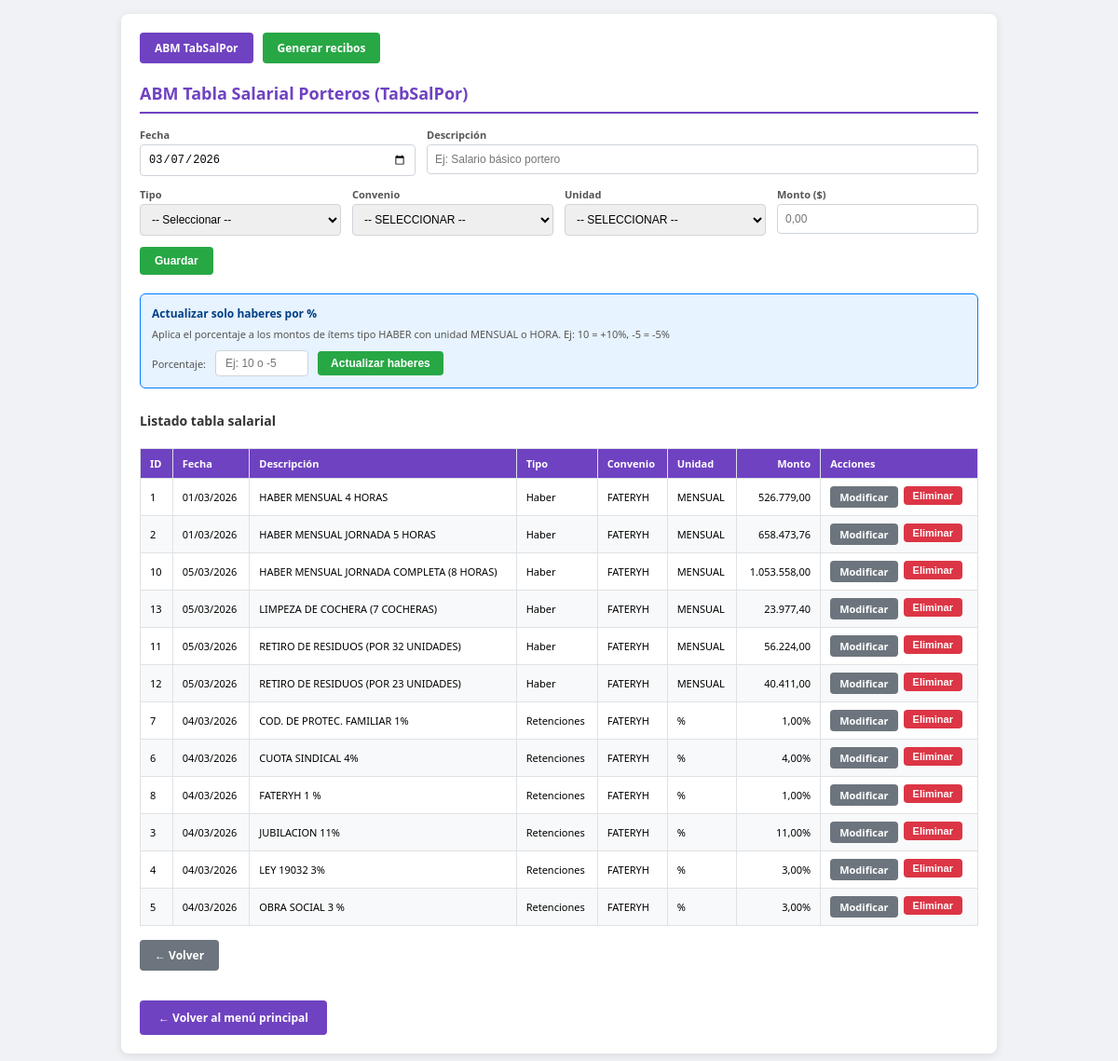
/recibos_porteros.php?seccion=tabsalpor (signed in), run on an earlier commit of the app's database.
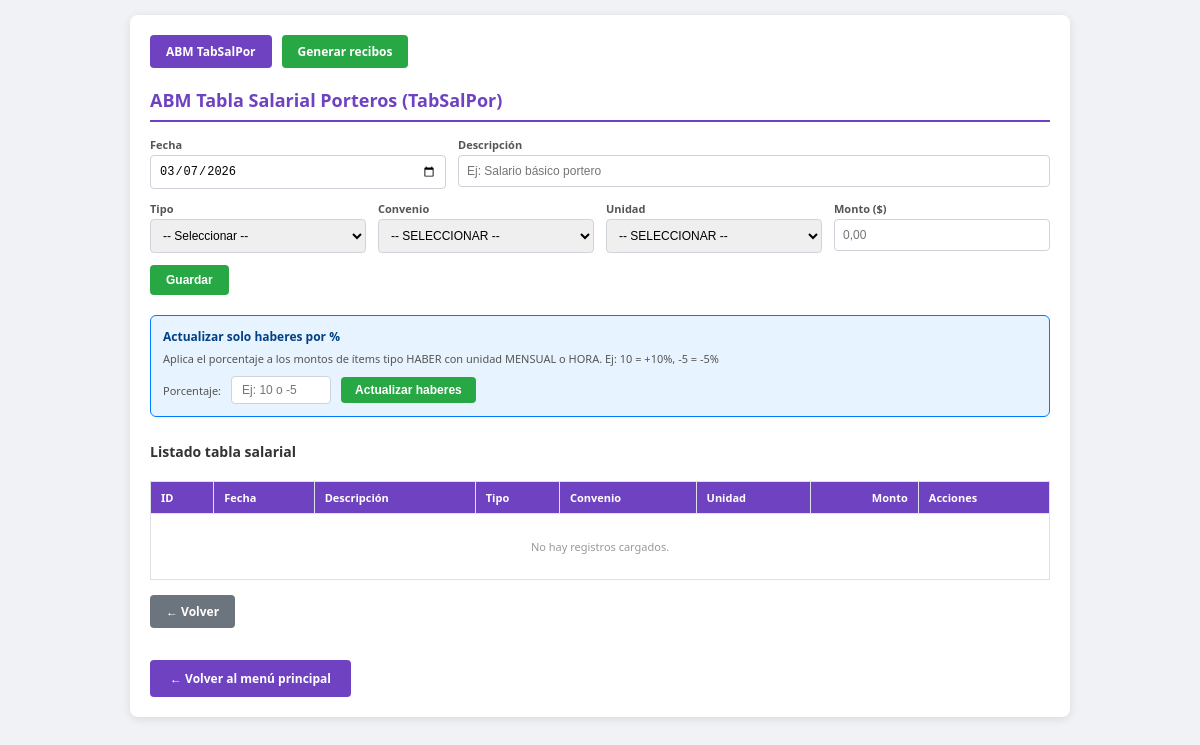
And on a later commit of the database.
### tables this page shows
CREATE TABLE `tabsalpor` (
  `id` int(11) NOT NULL AUTO_INCREMENT,
  `fecha` date NOT NULL,
  `descripcion` varchar(255) DEFAULT NULL,
  `tipo` varchar(50) DEFAULT NULL,
  `convenio` varchar(100) DEFAULT NULL,
  `unidad` varchar(50) DEFAULT NULL,
  `monto` decimal(12,2) NOT NULL DEFAULT 0.00,
  `fecha_creacion` timestamp NULL DEFAULT current_timestamp(),
  PRIMARY KEY (`id`),
  KEY `idx_fecha` (`fecha`)
);

### recibos_porteros.php (the view, shortened to what the changed rows need)
<?php
include 'db.php';
$tipos_opciones = ['HABER' => 'Haber', 'BONO' => 'Bono', 'RETENCIONES' => 'Retenciones', 'DEDUCCIONES' => 'Deducciones', 'ASIGNACIONES' => 'Asignaciones', 'NOREMUNERATIVO' => 'No Remunerativos'];
$lista = [];
$res_lista = mysqli_query($conexion, "SELECT * FROM tabsalpor ORDER BY tipo ASC, descripcion ASC, fecha DESC");
if ($res_lista) {
    while ($row = mysqli_fetch_assoc($res_lista)) {
        $lista[] = $row;
    }
}
?>
<!DOCTYPE html>
<html lang="es">
<head>
</head>
<body>
    <div class="container">
        <?php $mostrar_tabsalpor = (isset($_GET['seccion']) && $_GET['seccion'] === 'tabsalpor') || isset($_GET['editar']); ?>
        <?php if ($mostrar_tabsalpor): ?>
        <h2 id="seccion-tabsalpor">ABM Tabla Salarial Porteros (TabSalPor)</h2>
        <table>
            <thead>
                <tr>
                    <th>ID</th>
                    <th>Fecha</th>
                    <th>Descripción</th>
                    <th>Tipo</th>
                    <th>Convenio</th>
                    <th>Unidad</th>
                    <th style="text-align: right;">Monto</th>
                    <th>Acciones</th>
                </tr>
            </thead>
            <tbody>
                <?php if (count($lista) > 0): ?>
                    <?php foreach ($lista as $r):
                        $unidad_r = $r['unidad'] ?? '';
                        $monto_r = (float)($r['monto'] ?? 0);
                        $monto_display = ($unidad_r === '%') ? number_format($monto_r, 2, ',', '.') . '%' : number_format($monto_r, 2, ',', '.');
                    ?>
                    <tr>
                        <td><?= (int)$r['id'] ?></td>
                        <td><?= date('d/m/Y', strtotime($r['fecha'])) ?></td>
                        <td><?= htmlspecialchars($r['descripcion'] ?? '-') ?></td>
                        <td><?= htmlspecialchars($tipos_opciones[$r['tipo'] ?? ''] ?? ($r['tipo'] ?? '-')) ?></td>
                        <td><?= htmlspecialchars($r['convenio'] ?? '-') ?></td>
                        <td><?= htmlspecialchars($unidad_r ?: '-') ?></td>
                        <td style="text-align: right;"><?= $monto_display ?></td>
                        <td>
                            <div class="acciones">
                                <a href="recibos_porteros.php?seccion=tabsalpor&editar=<?= (int)$r['id'] ?>" class="btn btn-secondary" style="padding: 4px 10px; font-size: 11px;">Modificar</a>
                                <form method="POST" style="display: inline;" onsubmit="return confirm('¿Eliminar este registro?');">
                                    <button type="submit" name="eliminar" class="btn btn-danger" style="padding: 4px 10px; font-size: 11px;">Eliminar</button>
                                </form>
                            </div>
                        </td>
                    </tr>
                    <?php endforeach; ?>
                <?php else: ?>
                    <tr><td colspan="8" style="text-align: center; padding: 25px; color: #999;">No hay registros cargados.</td></tr>
                <?php endif; ?>
            </tbody>
        </table>
        <?php endif; ?>
    </div>
</body>
</html>

What changed in the data, as far as the page shows it:
removed tabsalpor: id "1", fecha "01/03/2026", descripcion "HABER MENSUAL 4 HORAS", tipo "Haber", convenio "FATERYH", unidad "MENSUAL", monto_display "526.779,00"
removed tabsalpor: id "2", fecha "01/03/2026", descripcion "HABER MENSUAL JORNADA 5 HORAS", tipo "Haber", convenio "FATERYH", unidad "MENSUAL", monto_display "658.473,76"
removed tabsalpor: id "10", fecha "05/03/2026", descripcion "HABER MENSUAL JORNADA COMPLETA (8 HORAS)", tipo "Haber", convenio "FATERYH", unidad "MENSUAL", monto_display "1.053.558,00"
removed tabsalpor: id "13", fecha "05/03/2026", descripcion "LIMPEZA DE COCHERA (7 COCHERAS)", tipo "Haber", convenio "FATERYH", unidad "MENSUAL", monto_display "23.977,40"
removed tabsalpor: id "11", fecha "05/03/2026", descripcion "RETIRO DE RESIDUOS (POR 32 UNIDADES)", tipo "Haber", convenio "FATERYH", unidad "MENSUAL", monto_display "56.224,00"
removed tabsalpor: id "12", fecha "05/03/2026", descripcion "RETIRO DE RESIDUOS (POR 23 UNIDADES)", tipo "Haber", convenio "FATERYH", unidad "MENSUAL", monto_display "40.411,00"
removed tabsalpor: id "7", fecha "04/03/2026", descripcion "COD. DE PROTEC. FAMILIAR 1%", tipo "Retenciones", convenio "FATERYH", unidad "%", monto_display "1,00%"
removed tabsalpor: id "6", fecha "04/03/2026", descripcion "CUOTA SINDICAL 4%", tipo "Retenciones", convenio "FATERYH", unidad "%", monto_display "4,00%"
removed tabsalpor: id "8", fecha "04/03/2026", descripcion "FATERYH 1 %", tipo "Retenciones", convenio "FATERYH", unidad "%", monto_display "1,00%"
removed tabsalpor: id "3", fecha "04/03/2026", descripcion "JUBILACION 11%", tipo "Retenciones", convenio "FATERYH", unidad "%", monto_display "11,00%"
removed tabsalpor: id "4", fecha "04/03/2026", descripcion "LEY 19032 3%", tipo "Retenciones", convenio "FATERYH", unidad "%", monto_display "3,00%"
removed tabsalpor: id "5", fecha "04/03/2026", descripcion "OBRA SOCIAL 3 %", tipo "Retenciones", convenio "FATERYH", unidad "%", monto_display "3,00%"
Also different on the page:
text now shown: "No hay registros cargados."
